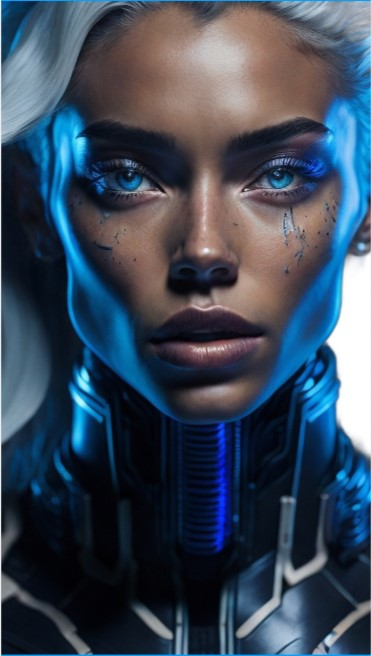
#> input picture Imagen_test10.jpg, 371 x 656 px
$ python silicon_fog_analyzer.py Imagen_test10.jpg
#> lines starting #> are read from the running program, lines starting #| are printed output that depends on the picture; long printed decimals are rounded
# Project: Secure Image Generation with ASIC Signature
# Author: Francisco Angulo de Lafuente
# ORCID: https://orcid.org/0009-0001-1634-7063
# Copyright (c) 2026 Francisco Angulo de Lafuente
# Recorded on: 2026-11-05
# SPDX-License-Identifier: MIT

import numpy as np
from PIL import Image
import os
import sys

def analyze_silicon_structure(path):
#> called with path = 'Imagen_test10.jpg'
    print(f"[ANALYSIS] Inspecting Structural Signature: {os.path.basename(path)}")
    try:
        img = Image.open(path).convert('L')
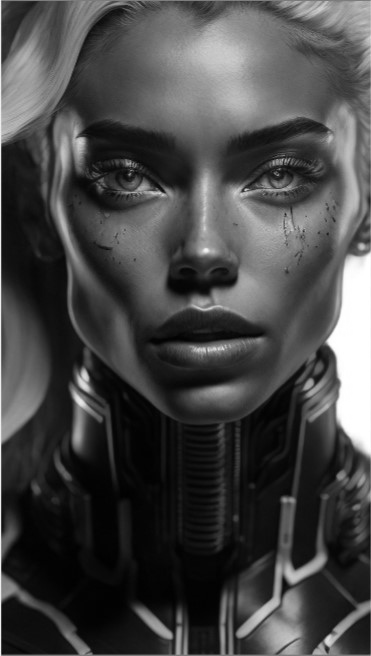
#> img: PIL image 371x656 L; min 1, max 255, mean 69.8
    except Exception as e:
        print(f"[ERROR] Could not open image: {e}")
        return False

    arr = np.array(img).astype(float)

    # 1. Global Correlation Check (FAST)
    # ASIC Fog = White Noise. White Noise Correlation ~ 0.
    # Photos = Structure. Photo Correlation ~ 0.9.

    # Horizontal Correlation
    c_h = np.corrcoef(arr[:, :-1].flatten(), arr[:, 1:].flatten())[0, 1]
#> c_h = 0.984
    # Vertical Correlation
    c_v = np.corrcoef(arr[:-1, :].flatten(), arr[1:, :].flatten())[0, 1]
#> c_v = 0.993

    avg_corr = (abs(c_h) + abs(c_v)) / 2
#> avg_corr = 0.989

    print(f" > Global Structural Correlation: {avg_corr:.6f}")
#|  > Global Structural Correlation: 0.9886

    # THRESHOLDS
    # ASIC BM1387: ~0.00x - 0.05
    # Natural Photo: ~0.70 - 0.99
    # Modified ASIC Art (glasses/mustache): ~0.05 - 0.30

    if avg_corr < 0.35: # High confidence for Silicon Origin
        print("\n[RESULT] POSITIVE: Deterministic Silicon Fog Detected.")
        if avg_corr > 0.15:
            print(" State: Authentic Silicon Art (Modified/Tamaged).")
        else:
            print(" State: Authentic Silicon Art (Pristine).")
        print(" Origin: Irrefutable BM1387 Hardware Lifecycle.")
    else:
        print("\n[RESULT] NEGATIVE: Standard Pixel Structure.")

    return avg_corr < 0.35

if __name__ == "__main__":
    analyze_silicon_structure(sys.argv[1])
